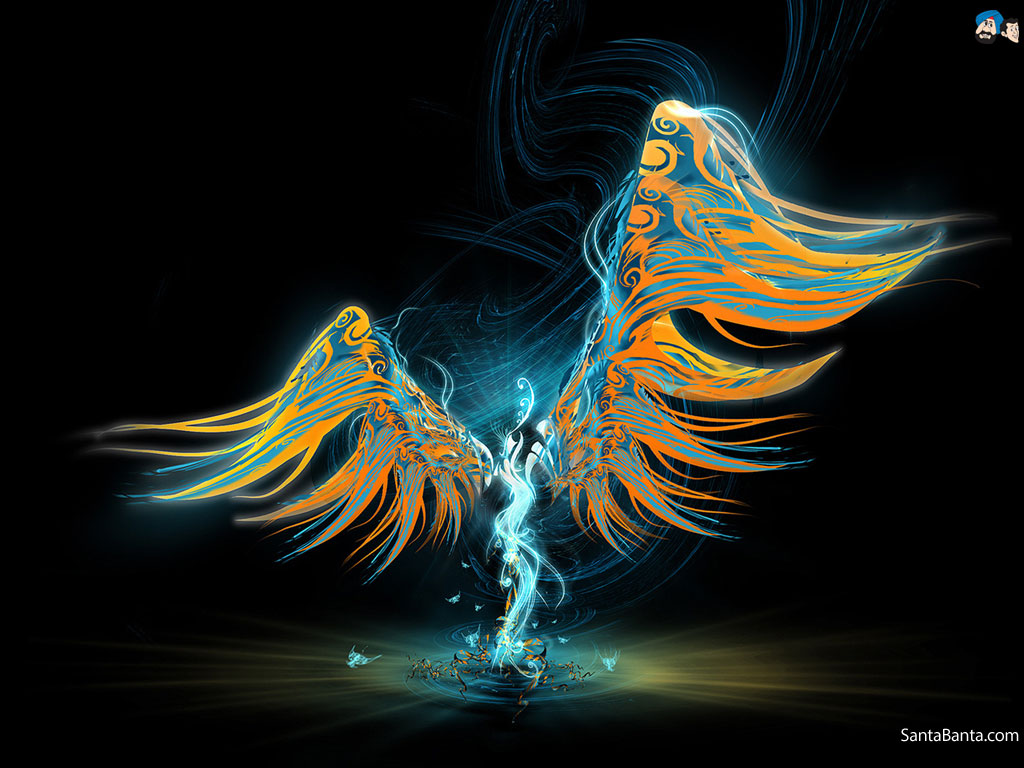
#> input picture image3.jpg, 1024 x 768 px
$ python hey.py
#> lines starting #> are read from the running program, lines starting #| are printed output that depends on the picture
from PIL import Image, ImageFilter
from numpy import arange
import matplotlib.pyplot as plt

img = Image.open('image3.jpg')
#> img is the input picture: PIL image 1024x768 RGB; mean R, G, B 27.3, 32.7, 27.6

#print("%s\n%s") % {img.size, img.format}
img = img.filter(ImageFilter.GaussianBlur(3))
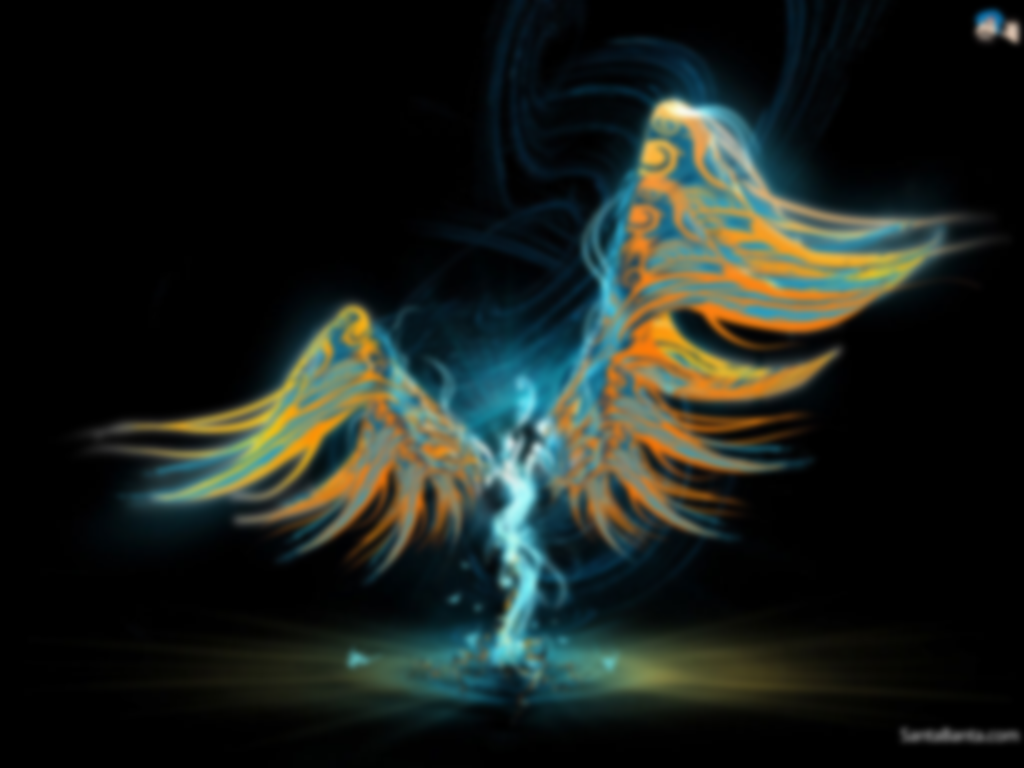
#> img: PIL image 1024x768 RGB; mean R, G, B 27.3, 32.7, 27.5
#img = img.filter(ImageFilter.)
print(img.format)
#| None
#img.show()
#print(img.format)
area = (10, 10, 40, 40)
img_cropped = img.resize((40, 40))
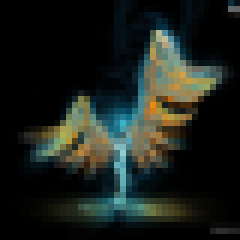
#> img_cropped: PIL image 40x40 RGB (shown 6 times larger); mean R, G, B 27.4, 32.7, 27.6
#img_cropped = img
#img_cropped.show()
img_resized = img_cropped.resize((960, 640), Image.BICUBIC)
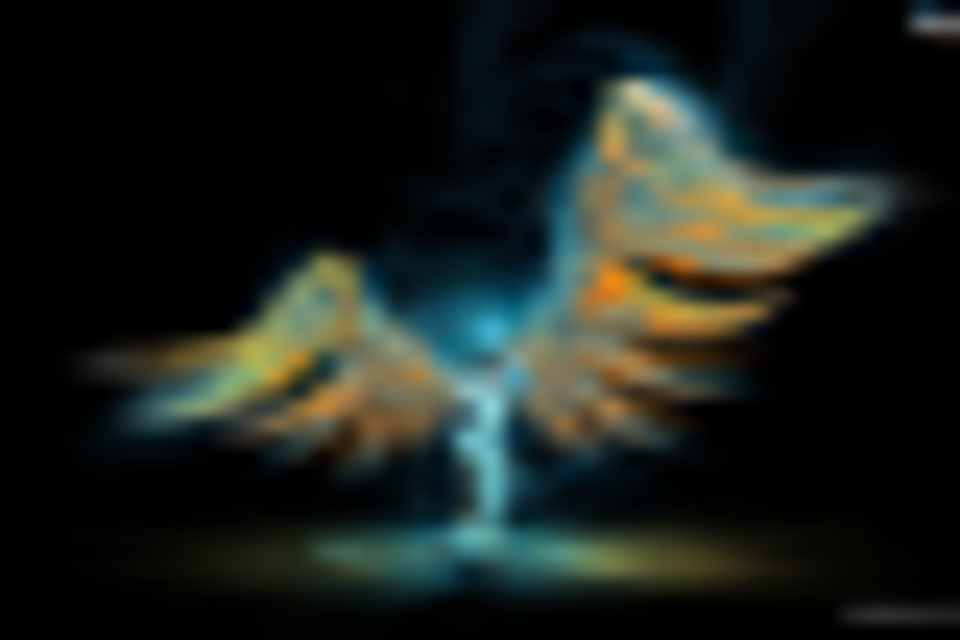
#> img_resized: PIL image 960x640 RGB; mean R, G, B 27.4, 32.7, 27.6
pixels = list(img_resized.getdata())
#> pixels = 614400 items
pixels = [pixels[i * img.size[0]:(i + 1) * img.size[0]] for i in range(img.size[1])]
#> pixels = 768 items
print(img.format)
#| None
plt.plot(arange(len(pixels[50])), pixels[50], 'r')  # чистый сигнал
# #plt.plot(arange(pixels))
plt.xlabel(u'i, ')
plt.ylabel(u'm1(i), ')
plt.title(u'BICUBIC')
plt.grid(True)
plt.show()
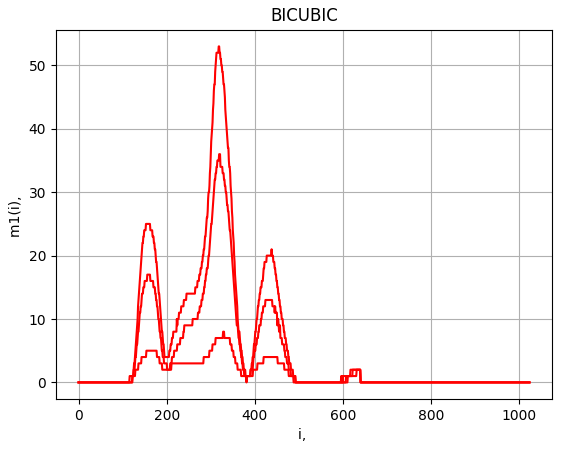
#> figure drawn by matplotlib, 1 panel; curve peaks at x = 328, y = 8; curve peaks at x = 319, y = 36; curve peaks at x = 318, y = 53
img_resized1 = img_cropped.resize((960, 640), Image.BILINEAR)
pixels1 = list(img_resized1.getdata())
#> pixels1 = 614400 items
pixels1 = [pixels[i * img.size[0]:(i + 1) * img.size[0]] for i in range(img.size[1])]
#> pixels1 = 768 items
print(img.format)
#| None
plt.plot(arange(len(pixels1[50])), pixels1[50],)  # чистый сигнал
# #plt.plot(arange(pixels))
plt.xlabel(u'i, ')
plt.ylabel(u'm1(i), ')
plt.title(u'BILINEAR')
plt.show()
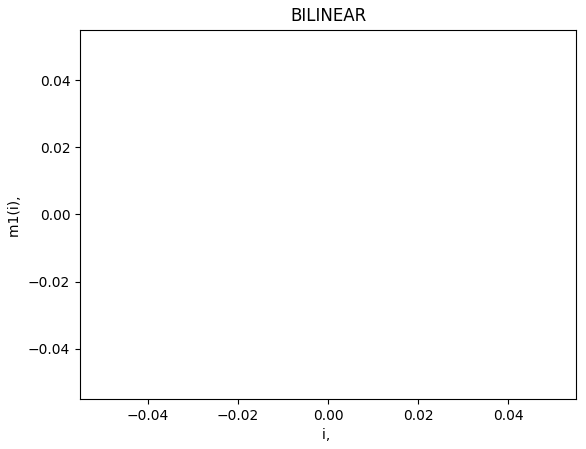
#> figure drawn by matplotlib, 1 panel
img_resized1.show()
img_resized.show()

$ run again, with image2.jpg copied over image3.jpg
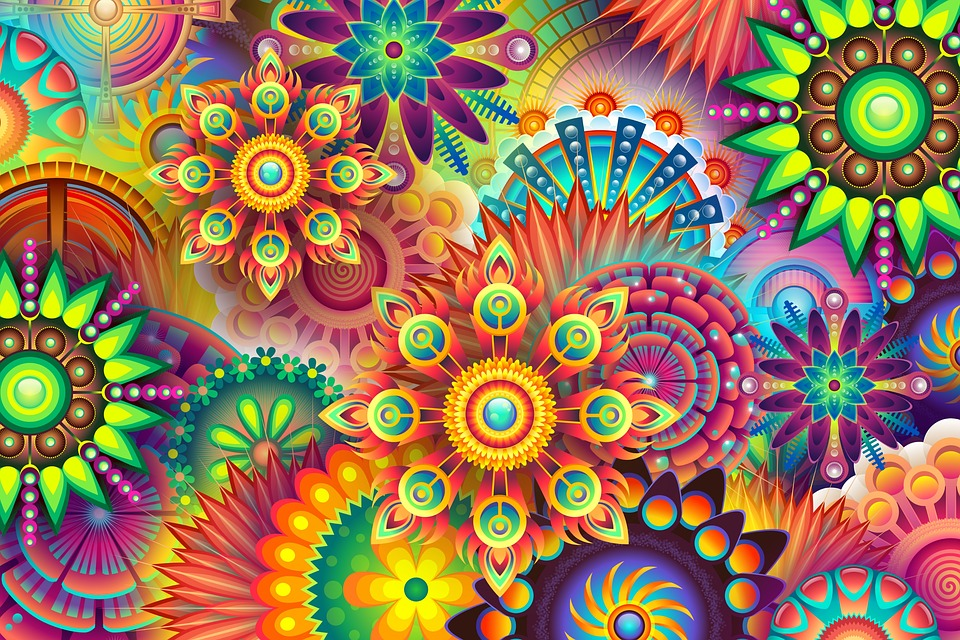
#> input picture image2.jpg, 960 x 640 px
#> img is the input picture: PIL image 960x640 RGB; mean R, G, B 150.8, 119.1, 86.1
#| None
#> `img_resized = img_cropped.resize((960, 640), Image.BICUBIC)`:
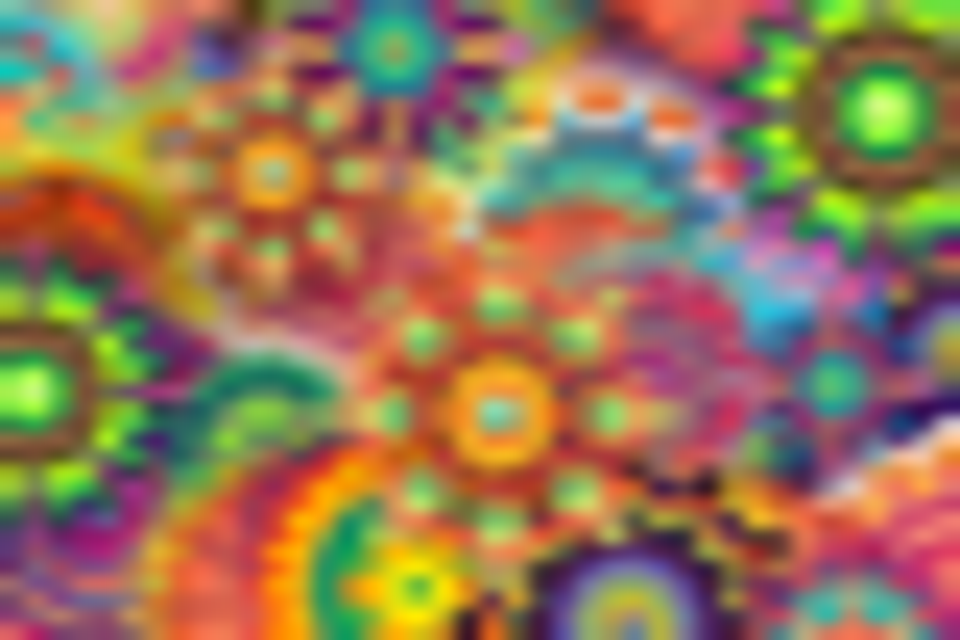
#> img_resized: PIL image 960x640 RGB; mean R, G, B 150.8, 119.1, 86.1
#> `pixels = list(img_resized.getdata())`: pixels = 614400 items
#> `pixels = [pixels[i * img.size[0]:(i + 1) * img.size[0]] for i in range..`: pixels = 640 items
#| None
#> `plt.show()`:
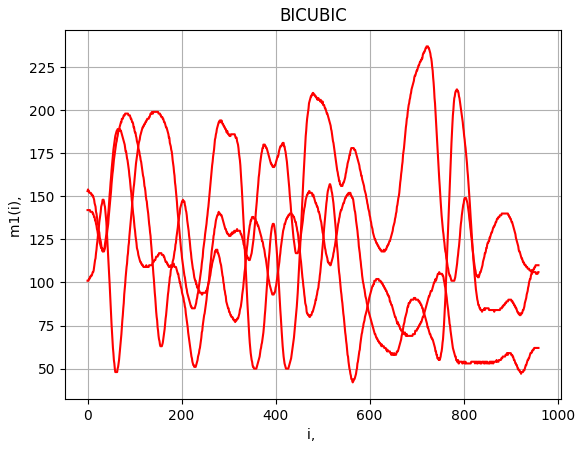
#> figure drawn by matplotlib, 1 panel; curve peaks at x = 721, y = 237; curve peaks at x = 785, y = 212; curve peaks at x = 64, y = 189
#> `pixels1 = list(img_resized1.getdata())`: pixels1 = 614400 items
#> `pixels1 = [pixels[i * img.size[0]:(i + 1) * img.size[0]] for i in rang..`: pixels1 = 640 items
#| None
